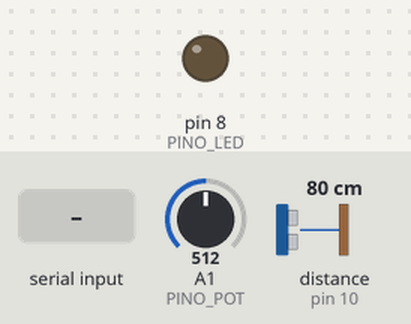
Bench run of a sketch on a simulated Arduino Uno, built with avr-gcc and run on an emulated ATmega328P. Parts: output pins drawn as LEDs (lit = HIGH). Wiring (inferred from the names in the program): ultrasonic range finder: trigger pin 9; echo pin 10. The inputs (shaded band) are chosen by the test bench; at power-on: A1 (PINO_POT) = 512, distance to the obstacle (sensor on pin 10) 80 cm. The echo pulse lasts 58.3 µs per cm; pins used as bus, display or sensor lines are not drawn; what the sketch prints to the serial monitor is not drawn.

Above: at 1.2 s.
1.3 s: "1" received over Serial
At 2.5 s:
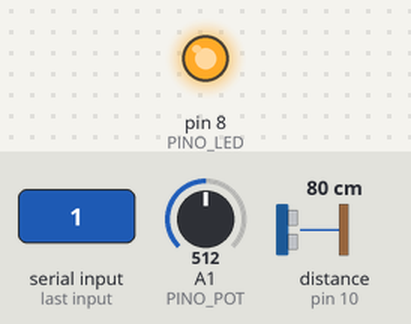
5.8 s: "0" received over Serial
At 7.1 s:
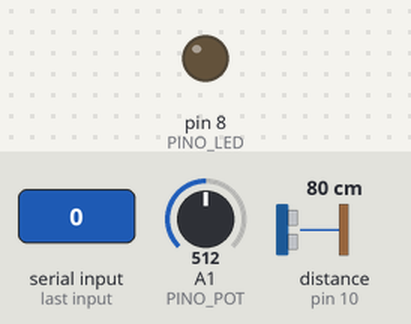
10.3 s: A1 (PINO_POT) set to 991
13.3 s: A1 (PINO_POT) set to 1012
Timing chart, 0 to 15.8 s (numbered marks = the images above; inputs shaded):
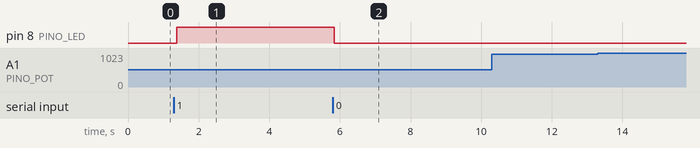

Measured:
- after the input at 1.3 s, pin 8 (PINO_LED): LOW → HIGH after 0.08 s
- after the input at 5.8 s, pin 8 (PINO_LED): HIGH → LOW after 0.05 s
- after the input at 10.3 s, every drawn part: stays the same
- after the input at 13.3 s, every drawn part: stays the same

The sketch:

atividade2.ino
```cpp
/* =====================================================================
   Aula de Robótica — Sketch da ATIVIDADE 2 (ultrassônico + potenciômetro + LED)
   ---------------------------------------------------------------------
   Carregue este programa no Arduino UMA vez, no começo da Atividade 2.
   Serve para as duas partes.

   O que ele faz:
     1) MEDE a distância com o sensor ultrassônico (HC-SR04) e LÊ o
        potenciômetro, e ENVIA tudo pela Serial em JSON:
            {"dist":23.4,"pot":780}
     2) RECEBE comandos do LED (na protoboard, pino 8):  '1' acende, '0' apaga.

   Na PARTE 1 só o ultrassônico está montado (a página mostra a distância).
   Na PARTE 2 entram o potenciômetro e o LED.

   PINAGEM:
     HC-SR04 TRIG ... pino 9
     HC-SR04 ECHO ... pino 10   (VCC no 5V, GND no GND)
     Potenciômetro .. A1        (meio em A1; pontas em 5V e GND)
     LED ............ pino 8    (com resistor de 220-330 ohms até o GND)
   ===================================================================== */

const int PINO_TRIG = 9;
const int PINO_ECHO = 10;
const int PINO_POT  = A1;
const int PINO_LED  = 8;

void setup() {
  Serial.begin(9600);
  pinMode(PINO_TRIG, OUTPUT);
  pinMode(PINO_ECHO, INPUT);
  pinMode(PINO_LED, OUTPUT);
}

// Mede a distância em centímetros com o HC-SR04
float medirDistancia() {
  digitalWrite(PINO_TRIG, LOW);
  delayMicroseconds(2);
  digitalWrite(PINO_TRIG, HIGH);
  delayMicroseconds(10);
  digitalWrite(PINO_TRIG, LOW);

  long duracao = pulseIn(PINO_ECHO, HIGH, 30000);  // espera no máx. 30 ms
  if (duracao == 0) return -1;                      // nada detectado
  return duracao * 0.0343 / 2.0;                    // tempo -> cm (ida e volta)
}

void loop() {
  // 1) Lê os sensores e envia em JSON
  float dist = medirDistancia();
  int pot = analogRead(PINO_POT);
  Serial.print("{\"dist\":");
  Serial.print(dist, 1);
  Serial.print(",\"pot\":");
  Serial.print(pot);
  Serial.println("}");

  // 2) Recebe comando do LED
  while (Serial.available() > 0) {
    char comando = Serial.read();
    if (comando == '1') digitalWrite(PINO_LED, HIGH);
    if (comando == '0') digitalWrite(PINO_LED, LOW);
  }

  delay(80);  // atualização rápida (bom para a distância e o piscar)
}
```
